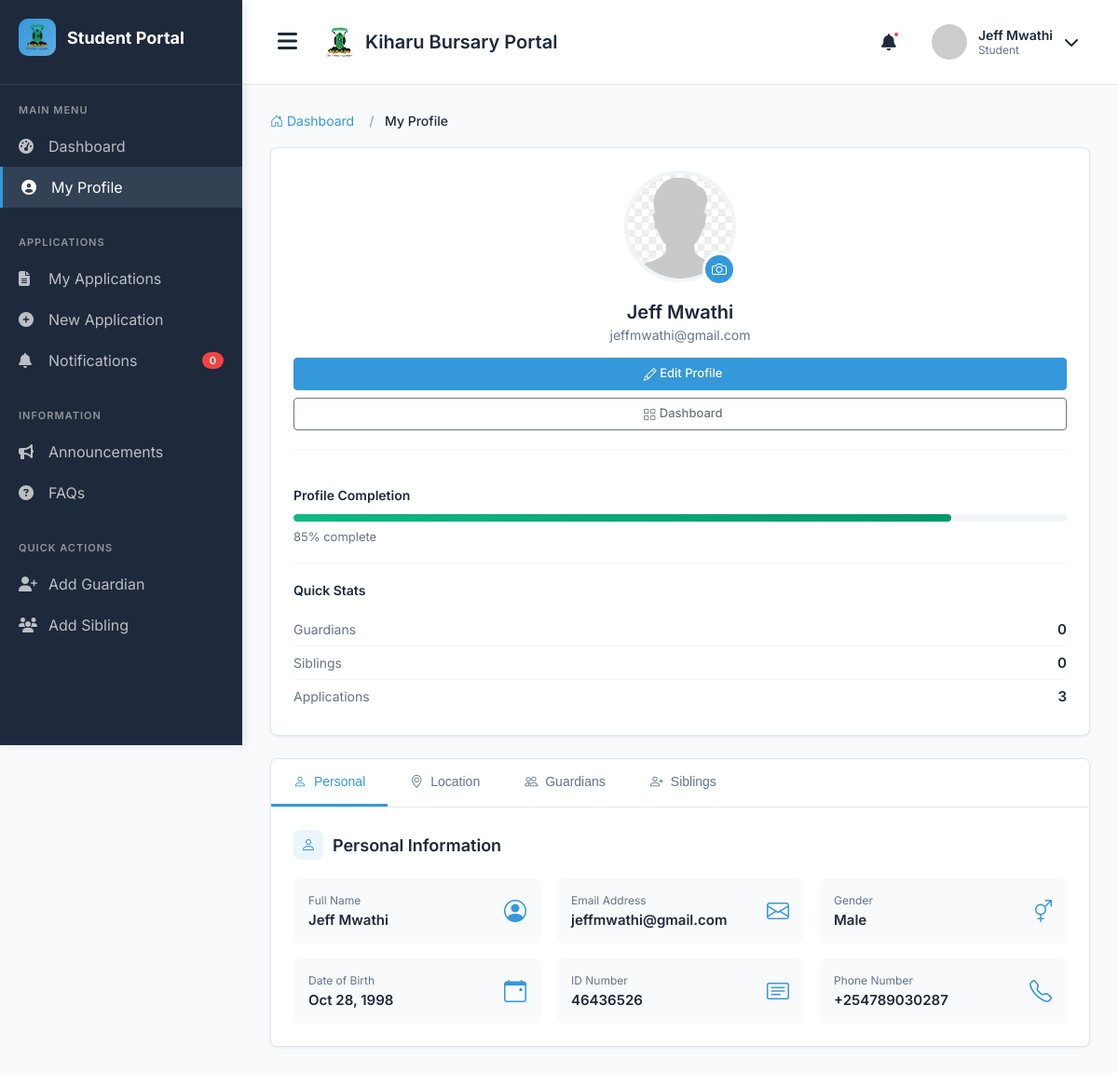
Page /student/profile/view/ (signed in) on the committed database.
### main_application/models.py (models this page shows, shortened)
class User(AbstractUser):
    USER_TYPES = (
        ('applicant', 'Applicant'),
        ('admin', 'Administrator'),
        ('reviewer', 'Application Reviewer'),
        ('finance', 'Finance Officer'),
        ('county_admin', 'County Administrator'),
        ('constituency_admin', 'Constituency Administrator'),
        ('ward_admin', 'Ward Administrator'),
    )
    user_type = models.CharField(max_length=25, choices=USER_TYPES, default='applicant')
    id_number = models.CharField(max_length=20, unique=True, null=True, blank=True)
    phone_regex = RegexValidator(
        regex=r'^\+254\d{9}$',
        message="Phone number must be entered in the format: '+254XXXXXXXXX'. Exactly 12 digits including country code."
    )
    phone_number = models.CharField(validators=[phone_regex], max_length=17, blank=True)

class Applicant(models.Model):
    GENDER_CHOICES = (
        ('M', 'Male'),
        ('F', 'Female'),
    )
    user = models.OneToOneField(User, on_delete=models.CASCADE, related_name='applicant_profile')
    gender = models.CharField(max_length=1, choices=GENDER_CHOICES)
    date_of_birth = models.DateField()
    id_number = models.CharField(max_length=20, unique=True)
    county = models.ForeignKey(County, on_delete=models.SET_NULL, null=True)
    constituency = models.ForeignKey(Constituency, on_delete=models.SET_NULL, null=True)
    ward = models.ForeignKey(Ward, on_delete=models.SET_NULL, null=True, related_name='residents')
    location = models.ForeignKey(Location, on_delete=models.SET_NULL, null=True)
    sublocation = models.ForeignKey(SubLocation, on_delete=models.SET_NULL, null=True)
    village = models.ForeignKey(Village, on_delete=models.SET_NULL, null=True)
    physical_address = models.TextField()
    postal_address = models.CharField(max_length=100, blank=True, null=True)
    special_needs = models.BooleanField(default=False)
    special_needs_description = models.TextField(blank=True, null=True)
    profile_picture = models.ImageField(
        upload_to='profile_pics/',
        default='profile_pics/default.png',
        blank=True,
        null=True
    )
    is_verified = models.BooleanField(default=False)
    verified_by = models.ForeignKey(
        User,
        on_delete=models.SET_NULL,
        null=True,
        blank=True,
        related_name='verified_applicants'
    )
    verification_date = models.DateTimeField(null=True, blank=True)
    created_at = models.DateTimeField(auto_now_add=True)
    class Meta:
        ordering = ['user__last_name', 'user__first_name']

### main_application/views.py (the view)
# urls.py: path('student/profile/view/', views.student_profile_view, name='student_profile_view'),
@login_required
def student_profile_view(request):
    try:
        applicant = request.user.applicant_profile
    except Applicant.DoesNotExist:
        return redirect('student_profile_create')
    guardians = Guardian.objects.filter(applicant=applicant)
    siblings = SiblingInformation.objects.filter(applicant=applicant)
    context = {
        'applicant': applicant,
        'guardians': guardians,
        'siblings': siblings,
    }
    return render(request, 'students/profile_view.html', context)

### templates/students/profile_view.html (shortened to what this page needs)
{% extends 'student_base.html' %}
{% load static %}
{% block content %}
<div class="container-fluid">
    <nav aria-label="breadcrumb">
        <ol class="breadcrumb">
            <li class="breadcrumb-item">
                <a href="{% url 'student_dashboard' %}">
                    <i class="bi bi-house-door"></i> Dashboard
                </a>
            </li>
            <li class="breadcrumb-item active" aria-current="page">My Profile</li>
        </ol>
    </nav>
    <div class="row">
        <div class="col-md-4 col-lg-3">
            <div class="profile-sidebar">
                <div class="profile-avatar-section">
                    <div class="avatar-wrapper">
                        <img src="{% static 'images/avatar.jpg' %}" alt="Profile Avatar" class="avatar-image">
                        <a href="#" class="avatar-edit-btn">
                            <i class="bi bi-camera"></i>
                        </a>
                    </div>
                    <div class="profile-name">{{ applicant.user.first_name }} {{ applicant.user.last_name }}</div>
                    <div class="profile-email">{{ applicant.user.email }}</div>
                    <div class="profile-actions">
                        <a href="{% url 'student_profile_create' %}" class="btn btn-primary btn-sm">
                            <i class="bi bi-pencil me-1"></i> Edit Profile
                        </a>
                        <a href="{% url 'student_dashboard' %}" class="btn btn-outline-secondary btn-sm">
                            <i class="bi bi-grid me-1"></i> Dashboard
                        </a>
                    </div>
                </div>
                <div class="progress-section">
                    <div class="progress-label">Profile Completion</div>
                    <div class="progress-bar-custom">
                        <div class="progress-fill" style="width: 85%;"></div>
                    </div>
                    <div class="progress-text">85% complete</div>
                </div>
                <div class="stats-section">
                    <h6>Quick Stats</h6>
                    <div class="stat-item">
                        <span class="stat-label">Guardians</span>
                        <span class="stat-value">{{ guardians|length }}</span>
                    </div>
                    <div class="stat-item">
                        <span class="stat-label">Siblings</span>
                        <span class="stat-value">{{ siblings|length }}</span>
                    </div>
                    <div class="stat-item">
                        <span class="stat-label">Applications</span>
                        <span class="stat-value">3</span>
                    </div>
                </div>
            </div>
        </div>
        <div class="col-md-8 col-lg-9">
            <div class="section-container" style="padding: 0; overflow: hidden;">
                <div class="tab-navigation">
                    <button class="tab-button active" data-tab="personal">
                        <i class="bi bi-person"></i> Personal
                    </button>
                    <button class="tab-button" data-tab="location">
                        <i class="bi bi-geo-alt"></i> Location
                    </button>
                    <button class="tab-button" data-tab="guardian">
                        <i class="bi bi-people"></i> Guardians
                    </button>
                    <button class="tab-button" data-tab="sibling">
                        <i class="bi bi-person-plus"></i> Siblings
                    </button>
                </div>
                <div class="tab-content-wrapper">
                    <div class="tab-pane active" id="personal-pane">
                        <h5 class="section-title">
                            <span class="section-icon">
                                <i class="bi bi-person"></i>
                            </span>
                            Personal Information
                        </h5>
                        <div class="info-grid">
                            <div class="info-card">
                                <div class="info-content">
                                    <div class="info-label">Full Name</div>
                                    <div class="info-value">{{ applicant.user.first_name }} {{ applicant.user.last_name }}</div>
                                </div>
                                <i class="bi bi-person-circle info-icon"></i>
                            </div>
                            <div class="info-card">
                                <div class="info-content">
                                    <div class="info-label">Email Address</div>
                                    <div class="info-value">{{ applicant.user.email }}</div>
                                </div>
                                <i class="bi bi-envelope info-icon"></i>
                            </div>
                            <div class="info-card">
                                <div class="info-content">
                                    <div class="info-label">Gender</div>
                                    <div class="info-value">{{ applicant.get_gender_display }}</div>
                                </div>
                                <i class="bi bi-gender-ambiguous info-icon"></i>
                            </div>
                            <div class="info-card">
                                <div class="info-content">
                                    <div class="info-label">Date of Birth</div>
                                    <div class="info-value">{{ applicant.date_of_birth|date:"M j, Y" }}</div>
                                </div>
                                <i class="bi bi-calendar-event info-icon"></i>
                            </div>
                            <div class="info-card">
                                <div class="info-content">
                                    <div class="info-label">ID Number</div>
                                    <div class="info-value">{{ applicant.id_number }}</div>
                                </div>
                                <i class="bi bi-card-text info-icon"></i>
                            </div>
                            <div class="info-card">
                                <div class="info-content">
                                    <div class="info-label">Phone Number</div>
                                    <div class="info-value">{{ applicant.user.phone_number|default:"Not provided" }}</div>
                                </div>
                                <i class="bi bi-telephone info-icon"></i>
                            </div>
                        </div>
                    </div>
                </div>
            </div>
        </div>
    </div>
</div>
{% endblock %}

### templates/student_base.html (shortened to what this page needs)
{% load static %}
<!DOCTYPE html>
<html lang="en">
<head>
    <link rel="stylesheet" href="https://cdnjs.cloudflare.com/ajax/libs/font-awesome/6.4.0/css/all.min.css">
   <link rel="stylesheet" href="https://cdn.jsdelivr.net/npm/bootstrap-icons@1.11.3/font/bootstrap-icons.min.css">
</head>
<body>
    <div class="sidebar" id="sidebar">
        <div class="sidebar-header">
            <div class="logo">
                <img src="{% static 'images/logo.png' %}" alt="Logo">
            </div>
            <span class="logo-text">Student Portal</span>
        </div>
        <div class="menu-section">
            <div class="menu-title">Main Menu</div>
            <a href="{% url 'student_dashboard' %}" class="menu-item {% if request.resolver_match.url_name == 'student_dashboard' %}active{% endif %}">
                <i class="fas fa-tachometer-alt"></i>
                <span>Dashboard</span>
            </a>
            <a href="{% url 'student_profile_view' %}" class="menu-item {% if request.resolver_match.url_name == 'student_profile_view' %}active{% endif %}">
                <i class="fas fa-user-circle"></i>
                <span>My Profile</span>
            </a>
        </div>
        <div class="menu-section">
            <div class="menu-title">Applications</div>
            <a href="{% url 'student_application_list' %}" class="menu-item {% if 'application_list' in request.resolver_match.url_name %}active{% endif %}">
                <i class="fas fa-file-alt"></i>
                <span>My Applications</span>
            </a>
            <a href="{% url 'student_application_create'%}" class="menu-item {% if request.resolver_match.url_name == 'student_application_create' %}active{% endif %}">
                <i class="fas fa-plus-circle"></i>
                <span>New Application</span>
            </a>
            <a href="{% url 'notifications_list' %}" class="menu-item {% if request.resolver_match.url_name == 'notifications_list' %}active{% endif %}">
                <i class="fas fa-bell"></i>
                <span>Notifications</span>
                <span class="badge">0</span>
            </a>
        </div>
        <div class="menu-section">
            <div class="menu-title">Information</div>
            <a href="{% url 'announcements_view' %}" class="menu-item {% if request.resolver_match.url_name == 'announcements_view' %}active{% endif %}">
                <i class="fas fa-bullhorn"></i>
                <span>Announcements</span>
            </a>
            <a href="{% url 'faqs_view' %}" class="menu-item {% if request.resolver_match.url_name == 'faqs_view' %}active{% endif %}">
                <i class="fas fa-question-circle"></i>
                <span>FAQs</span>
            </a>
        </div>
        <div class="menu-section">
            <div class="menu-title">Quick Actions</div>
            <a href="{% url 'guardian_create' %}" class="menu-item">
                <i class="fas fa-user-plus"></i>
                <span>Add Guardian</span>
            </a>
            <a href="{% url 'sibling_create' %}" class="menu-item">
                <i class="fas fa-users"></i>
                <span>Add Sibling</span>
            </a>
        </div>
    </div>
    <div class="main-content" id="mainContent">
        <div class="header">
            <div class="header-left">
                <button class="menu-toggle" id="menuToggle">
                    <i class="fas fa-bars"></i>
                </button>
                <div class="brand-info">
                    <img src="{% static 'images/logo.png' %}" alt="Logo" class="brand-logo">
                    <span class="brand-text">Kiharu Bursary Portal</span>
                </div>
            </div>
            <div class="header-right">
                <div class="header-icon notification-icon">
                    <i class="fas fa-bell"></i>
                    <span class="notification-badge"></span>
                </div>
                <div class="user-profile" id="userProfile">
                    <img src="https://ui-avatars.com/api/?name={{ user.get_full_name|default:user.username|urlencode }}&background=3498db&color=fff" alt="User" class="user-avatar">
                    <div class="user-info">
                        <span class="user-name">{{ user.get_full_name|default:user.username }}</span>
                        <span class="user-role">Student</span>
                    </div>
                    <i class="fas fa-chevron-down"></i>
                </div>
            </div>
        </div>
        <div class="content">
            {% block content %}
            {% endblock %}
        </div>
    </div>
</body>
</html>

### rows in the picture
User: get_full_name "Jeff Mwathi"
Applicant: user.first_name "Jeff", user.last_name "Mwathi", user.email "jeffmwathi@gmail.com", gender "Male", date_of_birth "Oct 28, 1998", id_number "46436526", user.phone_number "+254789030287"

### other values in the picture
{{ guardians|length }} "0"
{{ siblings|length }} "0"
